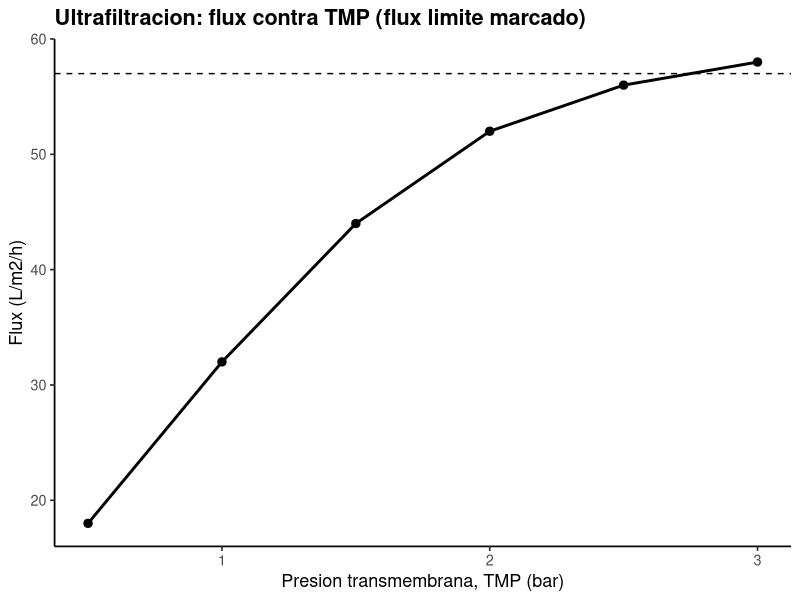
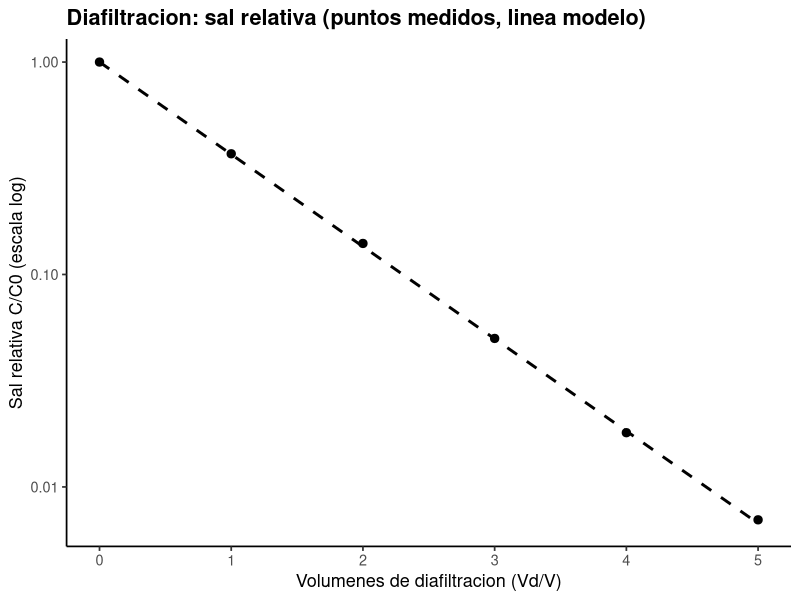
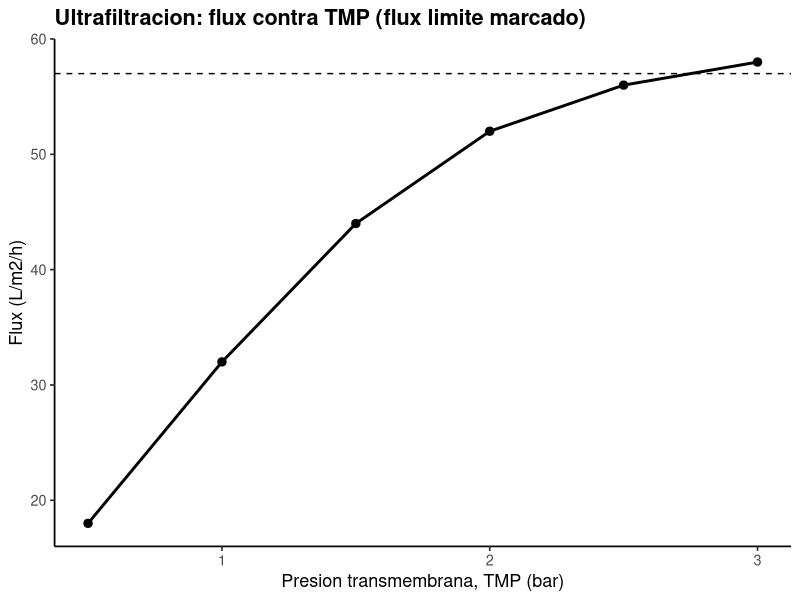
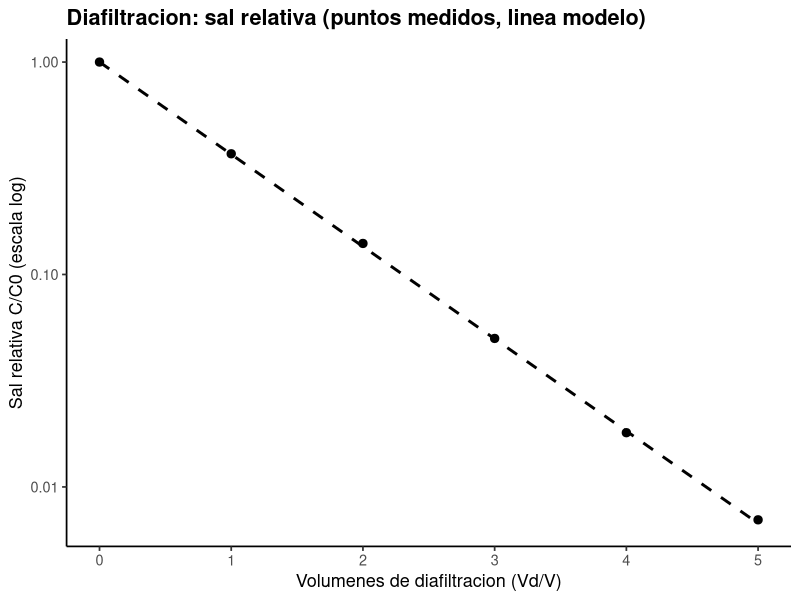

The R source for these figures, in order:
# ==========================================================================
# 05. Ultrafiltracion: flux contra presion y diafiltracion
# ==========================================================================
# Autor: Dr. Jose Juan Torres Martinez
# Docente de Ciencias Quimicas
# Universidad Autonoma de San Luis Potosi (UASLP)
# Mexico
#
# Material academico para estudiantes
# Serie "Bioseparaciones" - Teoria, Unidad 5. Ultrafiltracion
#
# Descripcion: Recorrido por la planta, quinta parada: el equipo de ultrafiltracion, con su membrana y su bomba. Aqui se analiza el flux medido contra la presion transmembrana (TMP): en la zona controlada por presion el flux es lineal y su pendiente es la permeabilidad hidraulica; a TMP alta el flux se estabiliza en el flux limite por polarizacion. Tambien se calcula la caida de sal en diafiltracion a volumen constante, C = C0 * exp(-Vd/V). Lo que se aprende aqui dice a que presion conviene operar y cuantos volumenes de diafiltracion hacen falta para lavar la sal.
#
# Objetivos de aprendizaje:
#   - Calcular la permeabilidad hidraulica en la zona lineal.
#   - Identificar el flux limite por polarizacion de concentracion.
#   - Calcular cuantos volumenes de diafiltracion hacen falta para bajar la sal a un valor dado.

# Datos: datos_flux.csv (flux medido contra TMP) y datos_diafiltracion.csv (sal relativa medida contra volumenes de diafiltracion).
# Recorrido: llegamos al equipo de ultrafiltracion con el sobrenadante clarificado de la centrifuga. Primera parada: el flux contra la TMP y el flux limite. Segunda parada: la caida de sal en diafiltracion. En cada parada medimos, calculamos y comentamos que significa el resultado antes de seguir.
# ==========================================================================

library(tidyverse)

# --------------------------------------------------------------------------
# Parada 1. Flux contra TMP: zona lineal y flux limite
# --------------------------------------------------------------------------
# Estamos frente a la membrana de ultrafiltracion con el manometro de TMP a la vista. Subimos la presion por pasos y medimos el flux: primero calculamos la permeabilidad hidraulica con los puntos de la zona lineal y despues el flux limite con los puntos donde el flux ya no sube.
datos <- read_csv("datos_flux.csv", show_col_types = FALSE)

# Zona controlada por presion: los tres primeros puntos (TMP hasta 1.5 bar).
# J = Lp * TMP; la pendiente de la recta es Lp.
ajuste_lp <- lm(flux_L_m2_h ~ tmp_bar - 1,
                data = filter(datos, tmp_bar <= 1.5))
lp <- coef(ajuste_lp)[["tmp_bar"]]
print(tibble(permeabilidad_L_m2_h_bar = lp))

# Flux limite: media de los dos ultimos puntos, donde el flux ya no sube.
flux_limite <- datos %>%
  filter(tmp_bar >= 2.5) %>%
  summarise(flux_limite = mean(flux_L_m2_h)) %>%
  pull(flux_limite)
print(tibble(flux_limite_L_m2_h = flux_limite))

# --------------------------------------------------------------------------
# Parada 2. Diafiltracion a volumen constante
# --------------------------------------------------------------------------
# Seguimos en el equipo de ultrafiltracion: ahora pasamos a la diafiltracion, donde se agrega agua al mismo ritmo que sale el permeado para lavar la sal sin concentrar la proteina. Comparamos la sal medida con el modelo.
# Modelo: C/C0 = exp(-Vd/V), donde Vd/V es el numero de volumenes de
# diafiltracion. Se compara el modelo con la sal medida.
datos_dia <- read_csv("datos_diafiltracion.csv", show_col_types = FALSE)

datos_dia <- datos_dia %>%
  mutate(concentracion_sal_relativa_modelo =
           exp(-volumenes_diafiltracion))

print(datos_dia)

# Volumenes para bajar la sal al 1% del valor inicial: -ln(0.01).
print(tibble(volumenes_para_1_porciento = -log(0.01)))

# --------------------------------------------------------------------------
# Parada 3. Grafica 1: flux contra TMP
# --------------------------------------------------------------------------
# Graficamos el flux contra la TMP: la linea punteada marca el flux limite, el techo que la membrana alcanza por polarizacion.
grafica_flux <- ggplot(datos, aes(x = tmp_bar, y = flux_L_m2_h)) +
  geom_hline(yintercept = flux_limite, linetype = "dashed") +
  geom_line(linewidth = 1) +
  geom_point(size = 2.5) +
  labs(
    x = "Presion transmembrana, TMP (bar)",
    y = "Flux (L/m2/h)",
    title = "Ultrafiltracion: flux contra TMP (flux limite marcado)"
  ) +
  theme_classic(base_size = 13) +
  theme(plot.title = element_text(face = "bold"))

print(grafica_flux)

# --------------------------------------------------------------------------
# Parada 4. Grafica 2: sal relativa en diafiltracion
# --------------------------------------------------------------------------
# Seguimos a la segunda grafica: la sal relativa contra los volumenes de diafiltracion, con los puntos medidos y la linea del modelo en escala logaritmica.
grafica_dia <- ggplot(
  datos_dia,
  aes(x = volumenes_diafiltracion,
      y = concentracion_sal_relativa_medida)
) +
  geom_line(aes(y = concentracion_sal_relativa_modelo),
            linetype = "dashed", linewidth = 1) +
  geom_point(size = 2.5) +
  scale_y_log10() +
  labs(
    x = "Volumenes de diafiltracion (Vd/V)",
    y = "Sal relativa C/C0 (escala log)",
    title = "Diafiltracion: sal relativa (puntos medidos, linea modelo)"
  ) +
  theme_classic(base_size = 13) +
  theme(plot.title = element_text(face = "bold"))

print(grafica_dia)

# --------------------------------------------------------------------------
# 5. Exportar las graficas
# --------------------------------------------------------------------------
# Antes de salir del equipo de ultrafiltracion guardamos las dos graficas del recorrido.
ggsave("05_flux.png", grafica_flux,
       width = 18, height = 12, units = "cm", dpi = 300)
ggsave("05_diafiltracion.png", grafica_dia,
       width = 18, height = 12, units = "cm", dpi = 300)

# --------------------------------------------------------------------------
# Interpretacion
# --------------------------------------------------------------------------
# Grafica 1 (flux contra TMP): el eje x es la presion transmembrana en bar y el eje y es el flux en L/m2/h.
# - El flux sube lineal con la TMP hasta 1.5 bar y luego se estabiliza cerca del flux limite: subir mas la presion ya no aumenta el flux. Esto significa que operar por encima del punto donde se aplana la curva gasta energia sin producir mas, y por eso lo siguiente es trabajar en la zona lineal o cerca del flux limite.
# Grafica 2 (sal relativa en diafiltracion): el eje x es el numero de volumenes de diafiltracion Vd/V (adimensional) y el eje y es la sal relativa C/C0 en escala log (adimensional).
# - La sal cae de forma exponencial con los volumenes de diafiltracion; los puntos medidos siguen el modelo C = C0 * exp(-Vd/V). Esto significa que con el modelo se calcula cuantos volumenes hacen falta para llegar a la sal objetivo, y por eso la diafiltracion se programa con ese numero y no a ciegas.

# --------------------------------------------------------------------------
# Que aprendimos
# --------------------------------------------------------------------------
# - La permeabilidad hidraulica sale de la pendiente en la zona lineal y el flux limite de la zona plana.
# - La diafiltracion lava la sal sin concentrar la proteina, y el modelo dice cuantos volumenes hacen falta para un objetivo dado.
# Terminamos el recorrido en el equipo de ultrafiltracion: ya sabemos a que presion operar y cuantos volumenes lavan la sal. Seguimos a la siguiente parada de la linea: la columna de adsorcion, donde la proteina se retiene y se purifica.
